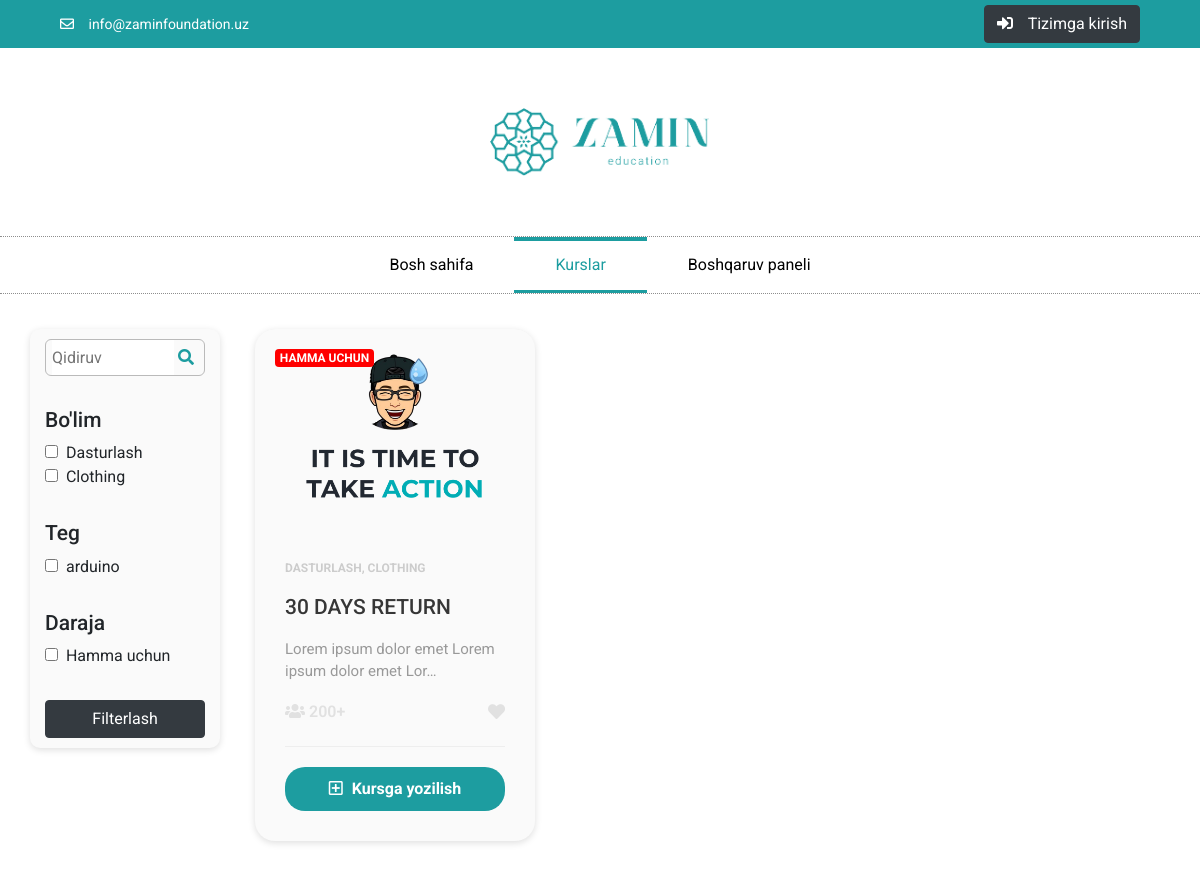
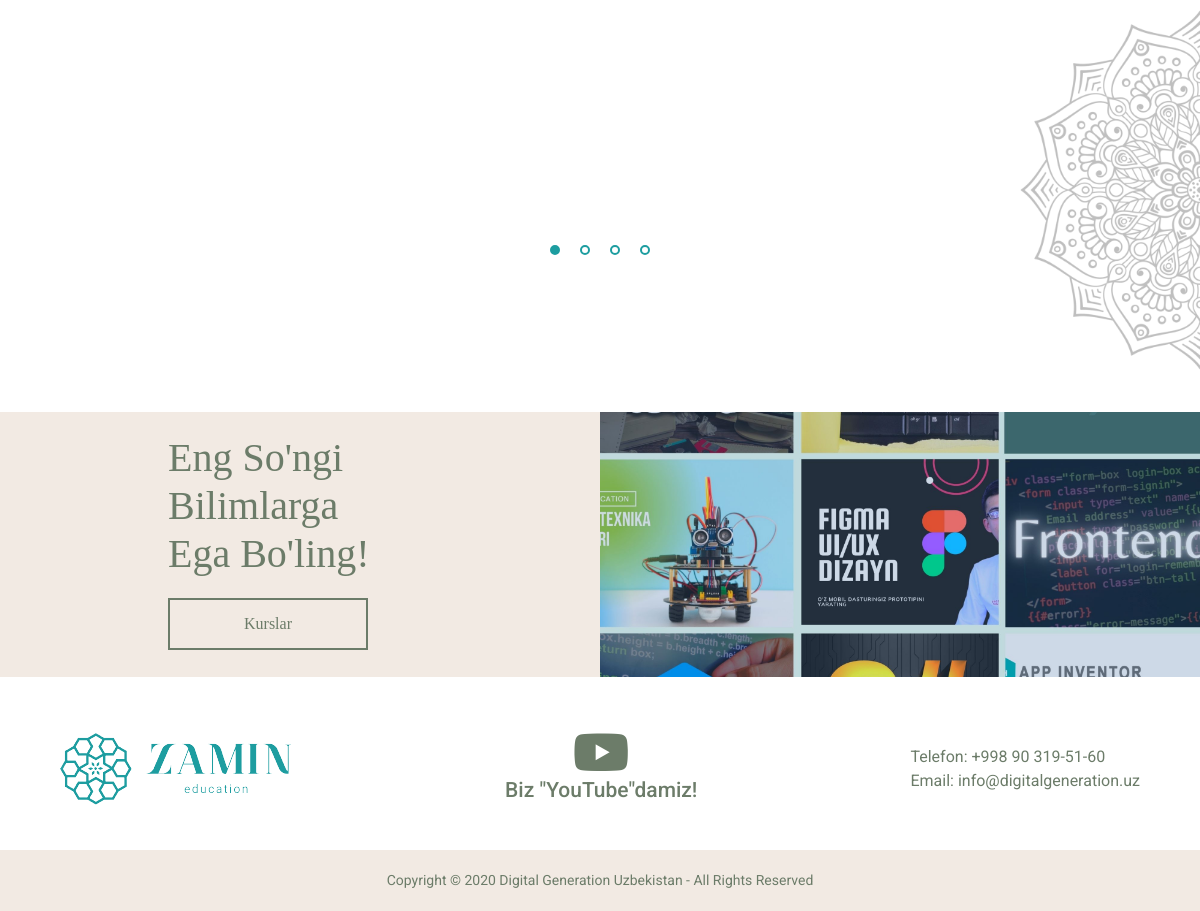
Screenshot of /courses with the database file from the repository (2 pictures, top to bottom).
### main/models.py (models this page shows, shortened)
class Category(models.Model):
    title = models.CharField(max_length=255)
    created = models.DateTimeField(auto_now_add=True)
    updated = models.DateTimeField(auto_now=True)
    slug = models.SlugField(unique=True)
    def __str__(self):
        return self.title
    class Meta:
        verbose_name_plural = 'Categories'

class Difficulty(models.Model):
    title = models.CharField(max_length=255)
    created = models.DateTimeField(auto_now_add=True)
    updated = models.DateTimeField(auto_now=True)
    slug = models.SlugField(unique=True)
    def __str__(self):
        return self.title
    class Meta:
        verbose_name_plural = 'Difficulties'

class Course(models.Model):
    title = models.CharField(max_length=255)
    thumbnail = models.ImageField(upload_to='courses/thumbnails/')
    author = models.ForeignKey(Profile, on_delete=models.PROTECT)
    slug = models.SlugField(unique=True)
    category = models.ManyToManyField(Category, default=[1])
    difficulty = models.ForeignKey(Difficulty, models.SET_NULL, null=True, default=1)
    tags = TaggableManager()
    total_users = models.PositiveIntegerField(default=0, null=True, blank=True)
    rank = models.PositiveSmallIntegerField(default=0)
    ranked_by_count = models.PositiveIntegerField(default=0)
    created = models.DateTimeField(auto_now_add=True)
    updated = models.DateTimeField(auto_now=True)
    description = models.TextField()

### main/views.py (the view)
# urls.py: path('courses', courses, name='courses'),
def courses(request):
    courses_list = Course.objects.all()[:9]
    categories = Category.objects.all()
    difficulties = Difficulty.objects.all()
    context = {
        'active_page': 2,
        'courses': courses_list,
        'categories': categories,
        'difficulties': difficulties,
    }
    return render(request, 'main/courses.html', context)

### main/templatetags/logic.py (called while the page is built)
@register.filter
def is_enrolled(course_id, user_id):
    course = Course.objects.get(pk=course_id)
    return course.users.filter(user_id=user_id).exists()

### templates/main/courses.html
{% extends 'base.html' %} {% block content %} {% load logic %}
<main>
  <section id="courses" class="courses">
    <div class="container">
      <div class="row">
        <div class="col-md-2 side-bar">
          <div class="search-box">
            <input type="text" class="search" placeholder="Qidiruv" />
            <i class="fas fa-search"></i>
          </div>
          <form
            action="/courses"
            method="GET"
            style="border: none; background-color: transparent"
          >
            <div class="courses__filter">
              <div>
                <div class="d-flex flex-column">
                  <h4>Bo'lim</h4>
                  {% for category in categories %}
                  <label>
                    <input
                      type="checkbox"
                      name="tutor-course-filter-category"
                      value="17"
                    />&nbsp; {{ category.title }}
                  </label>
                  {% endfor %}
                </div>
                <div class="d-flex flex-column">
                  <h4>Teg</h4>
                  <label>
                    <input
                      type="checkbox"
                      name="tutor-course-filter-tag"
                      value="16"
                    />&nbsp; arduino
                  </label>
                </div>
              </div>
              <div>
                <div class="d-flex flex-column">
                  <h4>Daraja</h4>
                  {% for difficulty in difficulties %}
                  <label>
                    <input
                      type="checkbox"
                      name="tutor-course-filter-level"
                      value="beginner"
                    />&nbsp; {{ difficulty.title }}
                  </label>
                  {% endfor %}
                </div>
              </div>
            </div>
            <button class="btn btn-dark btn-block" type="submit">
              Filterlash
            </button>
          </form>
        </div>
        <div class="col-md-10">
          <div class="product-block">
            {% for course in courses %}
            <div class="product-card">
              <div class="badge">{{ course.difficulty }}</div>
              <div
                class="product-tumb"
                style="background-image: url('uploads/{{ course.thumbnail }}')"
              ></div>
              <div class="product-details">
                <span class="product-catagory">
                  {{ course.category.all|join:", " }}
                </span>
                <h4>
                  <a href="{% url 'course-detail' course.slug %}"
                    >{{ course.title }}</a
                  >
                </h4>
                <p>{{ course.description | truncatechars:50 }}</p>
                <div class="product-bottom-details">
                  <div class="product-price">
                    <i class="fas fa-users"></i> 200+
                  </div>
                  <div class="product-links">
                    <a href=""><i class="fa fa-heart"></i></a>
                  </div>
                </div>
                <div class="card-btn">
                  <a href="{% url 'course-detail' course.slug %}">
                    {% if course.pk|is_enrolled:request.user.pk %}
                    <i class="far fa-plus-square"></i>
                    Davom ettirish {% else %}
                    <i class="far fa-plus-square"></i>
                    Kursga yozilish {% endif %}
                  </a>
                </div>
              </div>
            </div>
            {% endfor %}
          </div>
        </div>
      </div>
    </div>
  </section>
</main>
{% endblock %}

### main/static/css/style.css (style rules this page uses)
section.courses { padding: 0 !important; }
button, input { border: none; outline: none; }
.courses__filter div { display: flex; flex-direction: column; }
.courses__filter div div { margin-bottom: 32px; }
label { margin: 0 !important; }
section.courses { padding: 35px 0px !important; }
.side-bar { box-shadow: 0 2px 7px #dfdfdf; background: #fafafa; width: 100%; height: 100%; padding: 10px; border-radius: 10px; }
.search { border: none; outline: 0; padding: 0; display: inline-block; width: calc(100% - 24px); font-weight: normal; font-size: 16px; color: #7a7a7a; height: 35px; }
.search-box { border: 1px solid #bababa; border-radius: 6px; overflow: hidden; padding: 0 6px; height: auto; margin-bottom: 32px; }
.search-box i { color: #1D9DA0; }
.product-card { width: 280px; position: relative; box-shadow: 0 2px 7px #dfdfdf; background: #fafafa; border-radius: 20px; overflow: hidden; }
.badge { position: absolute; left: 20px; top: 20px; text-transform: uppercase; font-size: 13px; font-weight: 700; background: red; color: #fff; padding: 3px 10px; }
.product-tumb { display: flex; align-items: center; justify-content: center; height: 200px; padding: 50px; background: #f0f0f0; background-image: url("../img/photoshop.png"); background-size: cover; background-position: center center; background-repeat: no-repeat; }
.product-details { padding: 30px; }
.product-catagory { display: block; font-size: 12px; font-weight: 700; text-transform: uppercase; color: #ccc; margin-bottom: 18px; }
.product-details h4 a { font-weight: 500; display: block; margin-bottom: 18px; text-transform: uppercase; color: #363636; text-decoration: none; transition: 0.3s; }
.product-details p { font-size: 15px; line-height: 22px; margin-bottom: 18px; color: #999; }
.product-bottom-details { overflow: hidden; border-bottom: 1px solid #eee; padding-bottom: 20px; margin-bottom: 20px; display: flex; }
.product-bottom-details div { width: 50%; }
.product-price { font-size: 16px; color: #e1e1e1; font-weight: 600; }
.product-links { text-align: right; }
.product-links a { display: inline-block; margin-left: 5px; color: #e1e1e1; transition: 0.3s; font-size: 17px; }
.product-block { display: flex; justify-content: flex-start; align-items: center; flex-wrap: wrap; gap: 30px; padding-left: 20px; }
label { cursor: pointer; }
* { padding: 0; margin: 0; box-sizing: border-box; font-family: "Roboto", sans-serif; }
section { padding: 120px 0px; }
h4 { font-size: 21px !important; }
a { text-decoration: none !important; }
.card-btn { font-family: "Roboto", Sans-serif; font-size: 16px; font-weight: 500; background-color: #1D9DA0; border-radius: 20px; padding: 10px 20px; transition: 0.3s; max-width: 100%; display: flex; justify-content: center; align-items: center; cursor: pointer; font-weight: 700; }
.card-btn a { color: #ffffff !important; }
.card-btn i { margin-right: 5px; }

### rows the page displays
Category: title "Dasturlash"
Category: title "Clothing"
Difficulty: title "Hamma uchun"
Course: difficulty "HAMMA UCHUN", thumbnail (picture), category.all "DASTURLASH, CLOTHING", title "30 DAYS RETURN", description "Lorem ipsum dolor emet Lorem ipsum dolor emet Lor…", shows "Kursga yozilish"
